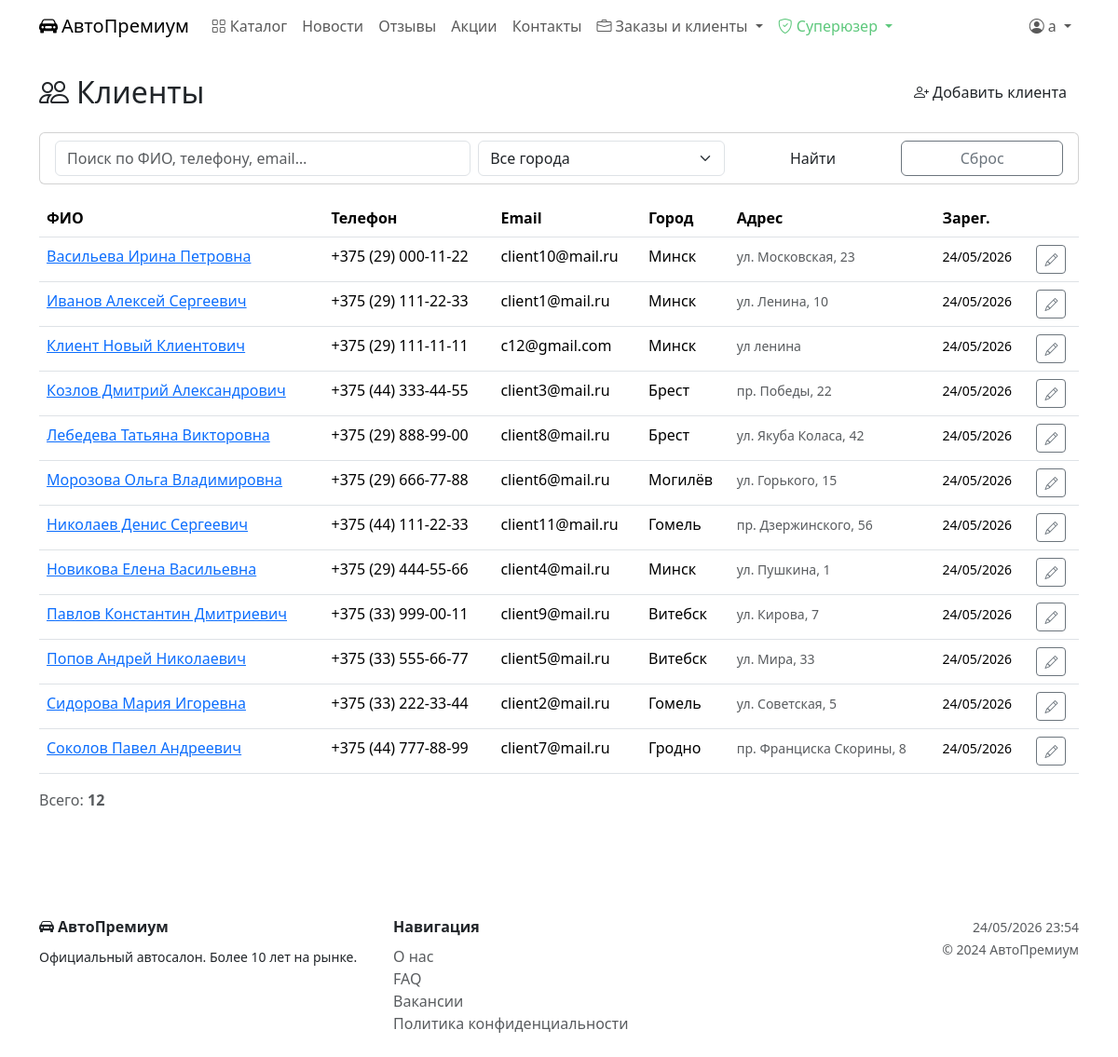
The app's page /clients/ (signed in) with its own data.
### catalog/models.py (models this page shows, shortened)
class Client(models.Model):
    user = models.OneToOneField(
        User, on_delete=models.CASCADE,
        related_name='client_profile', verbose_name='Пользователь'
    )
    last_name = models.CharField('Фамилия', max_length=100, blank=True)
    first_name = models.CharField('Имя', max_length=100, blank=True)
    patronymic = models.CharField('Отчество', max_length=100, blank=True)
    phone = models.CharField('Телефон', max_length=20, validators=[validate_phone])
    email = models.EmailField('Email')
    address = models.CharField('Адрес', max_length=255, blank=True)
    city = models.CharField('Город', max_length=100, blank=True)
    birth_date = models.DateField('Дата рождения', validators=[validate_adult])
    passport_series = models.CharField('Серия паспорта', max_length=10, blank=True)
    passport_number = models.CharField('Номер паспорта', max_length=20, blank=True)
    created_at = models.DateTimeField('Зарегистрирован', auto_now_add=True)
    class Meta:
        verbose_name = 'Клиент'
        verbose_name_plural = 'Клиенты'
        ordering = ['last_name', 'first_name']
    def full_name(self):
        parts = [self.last_name, self.first_name, self.patronymic]
        return ' '.join(p for p in parts if p) or self.user.get_full_name() or self.user.username

### catalog/views.py (the view)
# urls.py: path('clients/', views.client_list, name='client_list'),
@login_required
def client_list(request):
    if not (request.user.is_staff or request.user.is_superuser):
        return redirect('index')
    q    = request.GET.get('q', '')
    city = request.GET.get('city', '')
    if request.user.is_superuser:
        clients = Client.objects.all()
    elif hasattr(request.user, 'employee_profile'):
        client_ids = Order.objects.filter(
            employee=request.user.employee_profile
        ).values_list('client_id', flat=True).distinct()
        clients = Client.objects.filter(id__in=client_ids)
    else:
        clients = Client.objects.none()
    if q:
        clients = clients.filter(
            Q(last_name__icontains=q) | Q(first_name__icontains=q) |
            Q(phone__icontains=q)     | Q(email__icontains=q)
        )
    if city:
        clients = clients.filter(city__icontains=city)
    cities = Client.objects.values_list('city', flat=True).distinct().order_by('city')
    return render(request, 'catalog/client_list.html', {
        'clients': clients.order_by('last_name', 'first_name'),
        'cities': cities,
        'q': q,
        'city': city,
    })

### templates/catalog/client_list.html (shortened to what this page needs)
{% extends 'base.html' %}
{% block content %}
<div class="d-flex justify-content-between align-items-center mb-4">
  <h2 class="text-gold mb-0"><i class="bi bi-people me-2"></i>Клиенты</h2>
  <a href="{% url 'client_create' %}" class="btn btn-gold">
    <i class="bi bi-person-plus me-1"></i>Добавить клиента
  </a>
</div>
<form method="get" class="card mb-3">
  <div class="card-body py-2">
    <div class="row g-2 align-items-center">
      <div class="col-md-5">
        <input type="text" name="q" value="{{ q }}" class="form-control"
               placeholder="Поиск по ФИО, телефону, email…">
      </div>
      <div class="col-md-3">
        <select name="city" class="form-select">
          <option value="">Все города</option>
        </select>
      </div>
      <div class="col-md-2"><button type="submit" class="btn btn-gold w-100">Найти</button></div>
      <div class="col-md-2"><a href="{% url 'client_list' %}" class="btn btn-outline-secondary w-100">Сброс</a></div>
    </div>
  </div>
</form>
<div class="table-responsive">
  <table class="table">
    <thead>
      <tr><th>ФИО</th><th>Телефон</th><th>Email</th><th>Город</th><th>Адрес</th><th>Зарег.</th><th></th></tr>
    </thead>
    <tbody>
      {% for c in clients %}
      <tr>
        <td><a href="{% url 'client_detail' c.pk %}">{{ c.full_name }}</a></td>
        <td>{{ c.phone }}</td>
        <td>{{ c.email }}</td>
        <td>{{ c.city|default:"—" }}</td>
        <td><small class="text-muted">{{ c.address|default:"—" }}</small></td>
        <td><small>{{ c.created_at|date:"d/m/Y" }}</small></td>
        <td>
          <a href="{% url 'client_update' c.pk %}" class="btn btn-outline-secondary btn-sm">
            <i class="bi bi-pencil"></i>
          </a>
        </td>
      </tr>
      {% empty %}
      <tr><td colspan="7" class="text-center text-muted py-4">Клиентов не найдено</td></tr>
      {% endfor %}
    </tbody>
  </table>
</div>
<p class="text-muted">Всего: <strong>{{ clients|length }}</strong></p>
{% endblock %}

### templates/base.html (shortened to what this page needs)
<!DOCTYPE html>
<html lang="ru">
<head>
  <link href="https://cdn.jsdelivr.net/npm/bootstrap@5.3.2/dist/css/bootstrap.min.css" rel="stylesheet">
  <link href="https://cdn.jsdelivr.net/npm/bootstrap-icons@1.11.1/font/bootstrap-icons.css" rel="stylesheet">
</head>
<body>
<nav class="navbar navbar-expand-lg sticky-top">
  <div class="container">
    <a class="navbar-brand" href="{% url 'index' %}">
      <i class="bi bi-car-front-fill me-1"></i>АвтоПремиум
    </a>
    <div class="collapse navbar-collapse" id="nav">
      <ul class="navbar-nav me-auto">
        <li class="nav-item"><a class="nav-link" href="{% url 'car_list' %}"><i class="bi bi-grid me-1"></i>Каталог</a></li>
        <li class="nav-item"><a class="nav-link" href="{% url 'news_list' %}">Новости</a></li>
        <li class="nav-item"><a class="nav-link" href="{% url 'reviews_list' %}">Отзывы</a></li>
        <li class="nav-item"><a class="nav-link" href="{% url 'promos' %}">Акции</a></li>
        <li class="nav-item"><a class="nav-link" href="{% url 'contacts' %}">Контакты</a></li>
{% if user.is_staff %}
<li class="nav-item dropdown">
  <a class="nav-link dropdown-toggle text-gold" href="#" data-bs-toggle="dropdown">
    <i class="bi bi-briefcase me-1"></i>Заказы и клиенты
  </a>
</li>
{% endif %}
        {% if user.is_superuser %}
        <li class="nav-item dropdown">
          <a class="nav-link dropdown-toggle" style="color:#5dc87c !important;" href="#" data-bs-toggle="dropdown">
            <i class="bi bi-shield-check me-1"></i>Суперюзер
          </a>
        </li>
        {% endif %}
      </ul>
      <ul class="navbar-nav">
        {% if user.is_authenticated %}
        <li class="nav-item dropdown">
          <a class="nav-link dropdown-toggle" href="#" data-bs-toggle="dropdown">
            <i class="bi bi-person-circle me-1"></i>{{ user.get_full_name|default:user.username }}
          </a>
        </li>
        {% else %}
        <li class="nav-item"><a class="nav-link" href="{% url 'login' %}"><i class="bi bi-box-arrow-in-right me-1"></i>Войти</a></li>
        <li class="nav-item"><a class="btn btn-gold ms-2 nav-link px-3" href="{% url 'register' %}">Регистрация</a></li>
        {% endif %}
      </ul>
    </div>
  </div>
</nav>
<main class="py-4">
  <div class="container">
    {% block content %}{% endblock %}
  </div>
</main>
<footer class="footer py-4 mt-5">
  <div class="container">
    <div class="row">
      <div class="col-md-4">
        <div class="text-gold fw-bold mb-2"><i class="bi bi-car-front-fill me-1"></i>АвтоПремиум</div>
        <small>Официальный автосалон. Более 10 лет на рынке.</small>
      </div>
      <div class="col-md-4">
        <div class="fw-bold mb-2">Навигация</div>
        <div><a href="{% url 'about' %}" class="text-muted text-decoration-none">О нас</a></div>
        <div><a href="{% url 'faq' %}" class="text-muted text-decoration-none">FAQ</a></div>
        <div><a href="{% url 'vacancies' %}" class="text-muted text-decoration-none">Вакансии</a></div>
        <div><a href="{% url 'privacy' %}" class="text-muted text-decoration-none">Политика конфиденциальности</a></div>
      </div>
      <div class="col-md-4 text-md-end">
        <small class="text-muted">{% now "d/m/Y H:i" %}</small><br>
        <small class="text-muted">© 2024 АвтоПремиум</small>
      </div>
    </div>
  </div>
</footer>
</body>
</html>

### records on screen
Client: full_name "Васильева Ирина Петровна", phone "+375 (29) 000-11-22", email "client10@mail.ru", city "Минск", address "ул. Московская, 23", created_at "24/05/2026"
Client: full_name "Иванов Алексей Сергеевич", phone "+375 (29) 111-22-33", email "client1@mail.ru", city "Минск", address "ул. Ленина, 10", created_at "24/05/2026"
Client: full_name "Клиент Новый Клиентович", phone "+375 (29) 111-11-11", email "c12@gmail.com", city "Минск", address "ул ленина", created_at "24/05/2026"
Client: full_name "Козлов Дмитрий Александрович", phone "+375 (44) 333-44-55", email "client3@mail.ru", city "Брест", address "пр. Победы, 22", created_at "24/05/2026"
Client: full_name "Лебедева Татьяна Викторовна", phone "+375 (29) 888-99-00", email "client8@mail.ru", city "Брест", address "ул. Якуба Коласа, 42", created_at "24/05/2026"
Client: full_name "Морозова Ольга Владимировна", phone "+375 (29) 666-77-88", email "client6@mail.ru", city "Могилёв", address "ул. Горького, 15", created_at "24/05/2026"
Client: full_name "Николаев Денис Сергеевич", phone "+375 (44) 111-22-33", email "client11@mail.ru", city "Гомель", address "пр. Дзержинского, 56", created_at "24/05/2026"
Client: full_name "Новикова Елена Васильевна", phone "+375 (29) 444-55-66", email "client4@mail.ru", city "Минск", address "ул. Пушкина, 1", created_at "24/05/2026"
Client: full_name "Павлов Константин Дмитриевич", phone "+375 (33) 999-00-11", email "client9@mail.ru", city "Витебск", address "ул. Кирова, 7", created_at "24/05/2026"
Client: full_name "Попов Андрей Николаевич", phone "+375 (33) 555-66-77", email "client5@mail.ru", city "Витебск", address "ул. Мира, 33", created_at "24/05/2026"
Client: full_name "Сидорова Мария Игоревна", phone "+375 (33) 222-33-44", email "client2@mail.ru", city "Гомель", address "ул. Советская, 5", created_at "24/05/2026"
Client: full_name "Соколов Павел Андреевич", phone "+375 (44) 777-88-99", email "client7@mail.ru", city "Гродно", address "пр. Франциска Скорины, 8", created_at "24/05/2026"

### other values on screen
{{ user.get_full_name|default:user.username }} "a"
{{ clients|length }} "12"
